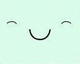

A 2D game scene composited from a Tiled map and its tileset images. What follows is a short description and the map's XML, with every tile layer's data as written:
An orthogonal 10x8 tile map with 8x8 px tiles, 1 tile layer (sprite).

<map version="1.0" tiledversion="1.1.5" orientation="orthogonal" renderorder="right-down" width="10" height="8" tilewidth="8" tileheight="8" infinite="0" nextobjectid="1">
 <tileset firstgid="1" source="sprite.tsx" />
 <layer name="sprite" width="10" height="8">
  <data encoding="csv">
241,242,243,244,245,246,247,248,249,250,
271,272,273,274,275,276,277,278,279,280,
301,302,303,304,305,306,307,308,309,310,
331,332,333,334,335,336,337,338,339,340,
361,362,363,364,365,366,367,368,369,370,
391,392,393,394,395,396,397,398,399,400,
421,422,423,424,425,426,427,428,429,430,
451,452,453,454,455,456,457,458,459,460
</data>
 </layer>
</map>